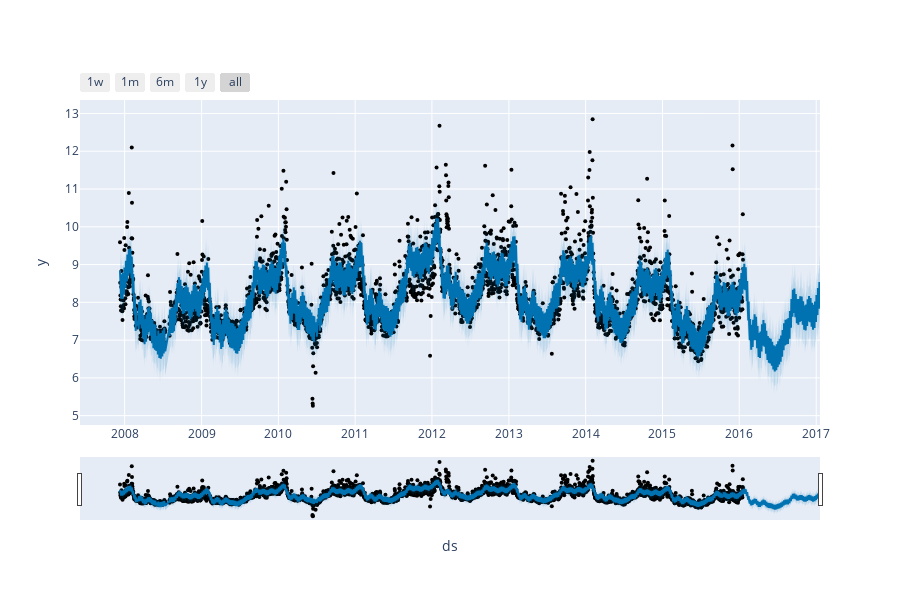

The cell this chart's notebook holds for it:
### Code cell
#More Interactive Visual
from prophet.plot import plot_plotly, plot_components_plotly

plot_plotly(m, forecast)

### Figure 1 — Plotly figure (JSON) as saved in the notebook; plotly's stock layout.template omitted (floating-point values rounded to 4 significant figures; data arrays with more than 128 entries replaced by an {"elided": "..."} marker saying what was removed)
{"data": [{"marker": {"color": "black", "size": 4}, "mode": "markers", "name": "Actual", "type": "scatter", "x": {"elided": "2905 str values"}, "y": {"elided": "2905 float values"}}, {"hoverinfo": "skip", "line": {"width": 0}, "mode": "lines", "type": "scatter", "x": {"elided": "3270 str values"}, "y": {"elided": "3270 float values"}}, {"fill": "tonexty", "fillcolor": "rgba(0, 114, 178, 0.2)", "line": {"color": "#0072B2", "width": 2}, "mode": "lines", "name": "Predicted", "type": "scatter", "x": {"elided": "3270 str values"}, "y": {"elided": "3270 float values"}}, {"fill": "tonexty", "fillcolor": "rgba(0, 114, 178, 0.2)", "hoverinfo": "skip", "line": {"width": 0}, "mode": "lines", "type": "scatter", "x": {"elided": "3270 str values"}, "y": {"elided": "3270 float values"}}], "layout": {"height": 600, "showlegend": false, "width": 900, "xaxis": {"rangeselector": {"buttons": [{"count": 7, "label": "1w", "step": "day", "stepmode": "backward"}, {"count": 1, "label": "1m", "step": "month", "stepmode": "backward"}, {"count": 6, "label": "6m", "step": "month", "stepmode": "backward"}, {"count": 1, "label": "1y", "step": "year", "stepmode": "backward"}, {"step": "all"}]}, "rangeslider": {"visible": true}, "title": {"text": "ds"}, "type": "date"}, "yaxis": {"title": {"text": "y"}}}}
